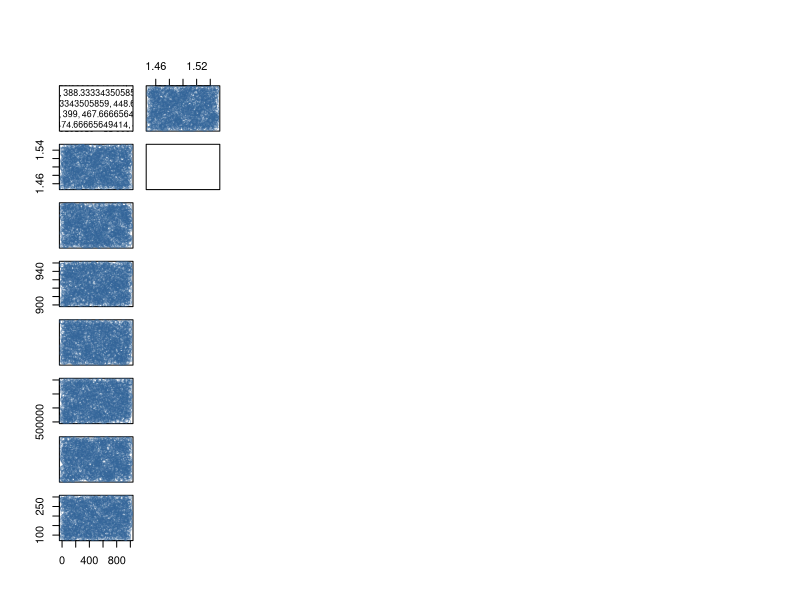

This figure's R source: (Note: this script raises an error after producing the figure.)
#Gradient Descent with Linear Regression
#Choose a learning rate for gradient descent
if(!require(magrittr)) {
  install.packages("magrittr"); require(magrittr)
}
if(!require(dplyr)) {
  install.packages("dplyr"); require(dplyr)
}
if(!require(readxl)) {
  install.packages("readxl"); require(readxl)
}



# thicknessYaxis <- matrix(my_data["thickness"])
# spacingXaxis <- matrix(my_data["spacing"])

# least-squares cost function
cost <- function(X, y, theta) {
  # computes the cost of using theta as the parameter for linear regression
  # to fit the data points in X and y
  sum((X %*% theta - y)^2)/(2 * length(y))
}


delta <- function(x, y, theta) {
  error <- (x %*% theta - y)
  delta <- t(x) %*% error/length(y)
  return((delta))
}

# gradient descent update algorithm
gradescent <- function(x, y, theta, alpha) {
  #theta = gradescent(X, y, alpha)
  theta <- theta - (alpha * delta(as.matrix(x), as.matrix(y), theta))
  return(theta)
}

#predictor linear model set
currentDirectory <- getwd()

setwd("C:\\Users\\zoint\\Desktop\\AllFiles\\Projeler\\R_Projects")
directoryChanged <- getwd()

my_data <- read_excel("Autoform_1000.xlsx")

dependentValue <- my_data[,9]
print(dependentValue)

independentValues <- my_data[1:8]
# fix(dependentValue)
# fix(independentValues)

fitted_model <- lm( HARDNESSP1 ~ ., data=my_data[1:9]) # y=theta0+theta1*x+epsilon(error)
# print(fitted_model)
plot(independentValues,dependentValue,col=rgb(0.2,0.4,0.6,0.4), main='Linear regression by gradient descent')
abline(fitted_model, col='blue')

theta_lm<-coef(fitted_model); #least squares parameter estimates
print(theta_lm) #print the parameters
print(paste0("coefficient of regression: ", summary( fitted_model )$r.squared))   # R ^ 2 coefficient of regression
print(paste0("mean squared error: ",  mean(residuals( fitted_model )^2)))
#The mean squared prediction error measures the expected squared distance 
#between what your predicts for a specific value and what the true value is
#print(paste0("Mean squared prediction error: ", MSPE(lm, my_data, LL = TRUE)))

num_iters <- 100  
independentValues <- cbind(1, matrix(independentValues))  # column of 1 was added for intercept coefficient
cost_history <- double(num_iters)  # to keep the cost history
theta_history <- list(num_iters)
theta_grad <- matrix(c(0, 0), nrow = 2)  # Initialize the parameters
independentValues <- cbind(1, matrix(independentValues))

alpha = 0.05  # set learning rate

for (i in 1:num_iters) {
  theta_grad <- gradescent(independentValues, dependentValue, theta_grad, alpha)
  cost_history[i] <- cost(dependentValue, independentValues, theta_grad)
  theta_history[[i]] <- theta_grad
}

plot(HARDNESSP1 ~ independentValues)  #scatter plot of data (var and response)

plot(independentValues,dependentValue, col=rgb(0.2,0.4,0.6,0.4), main='Linear regression by gradient descent')
for (i in c(1,3,6,10,14,seq(20,num_iters,by=10))) {
  abline(coef=theta_history[[i]], col=rgb(0.8,0,0,0.3))
}
abline(coef=theta, col='blue')

plot(cost_history[1:100], type = "line", col = "blue", lwd = 2, main = "Cost function", 
     ylab = "cost", xlab = "Iterations")
